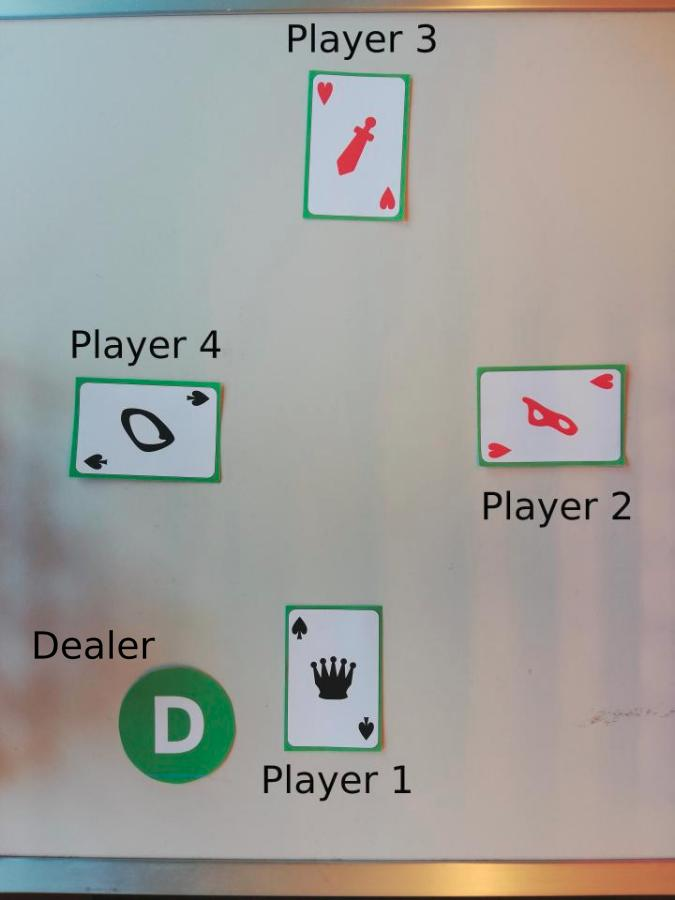
#> input picture src/media/example_round.jpg, 675 x 900 px
$ python -i card_segmentation.py   (imports and definitions only)
#> lines starting #> are read from the running program, lines starting #| are printed output that depends on the picture; after the words box and inside, x2 and y2 are one past the last pixel; in counts of white or black regions, pixels touching at a corner belong together
#> further down, picture is the input picture: shape (900, 675, 3); mean B, G, R 154.9, 159, 160
import cv2 as cv
import matplotlib.pyplot as plt
import numpy as np
# [22 lines left out: function display_image, not called in this run]

def preprocessing_new(frame):

    """
    :param frame: BGR image to segment
    :return: binary mask
    """

    # CODE HERE

    hsvImage = cv.cvtColor(frame, cv.COLOR_BGR2HSV)
#> hsvImage: shape (900, 675, 3); mean H, S, V 54.3, 33.6, 168.6

    #create NumPy arrays from the boundaries
    lower = np.asarray([36 ,25, 25])
    upper = np.asarray([85 ,255, 255])
    lower = np.array(lower, dtype = "uint8")
    upper = np.array(upper, dtype = "uint8")

	  #find the colors within the specified boundaries and apply the mask
    mask = cv.inRange(hsvImage, lower, upper)
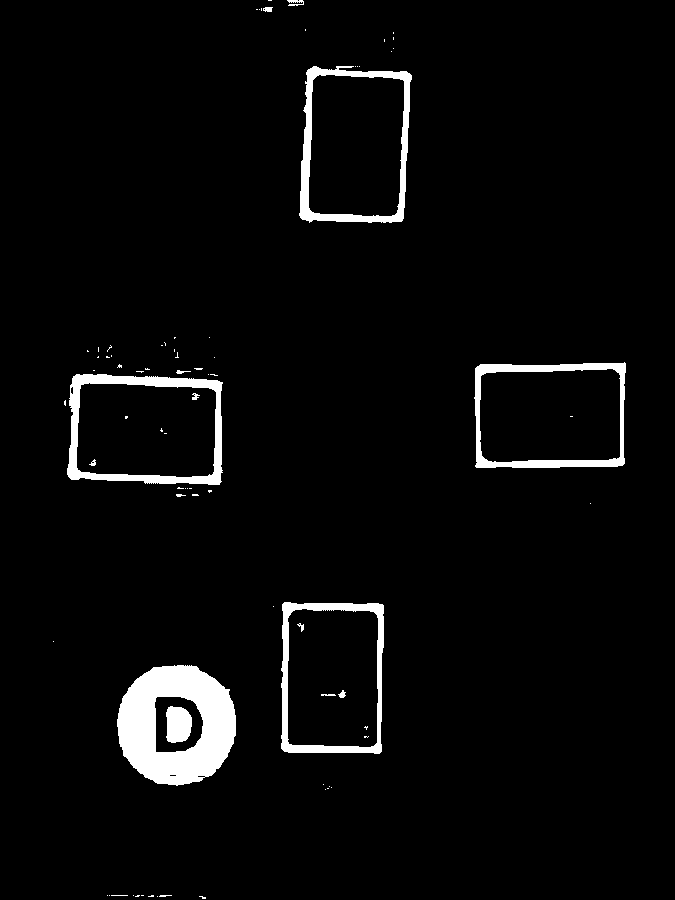
#> mask: shape (900, 675); 3.9% white; 79 white regions (64 under 20 px), largest, box (x1, y1, x2, y2) and area: (117, 665, 236, 786) 9088, (67, 374, 223, 485) 3825, (299, 66, 412, 223) 3386

    kernel = np.ones((4,4), np.uint8)
    mask = cv.morphologyEx(mask, cv.MORPH_OPEN, kernel)
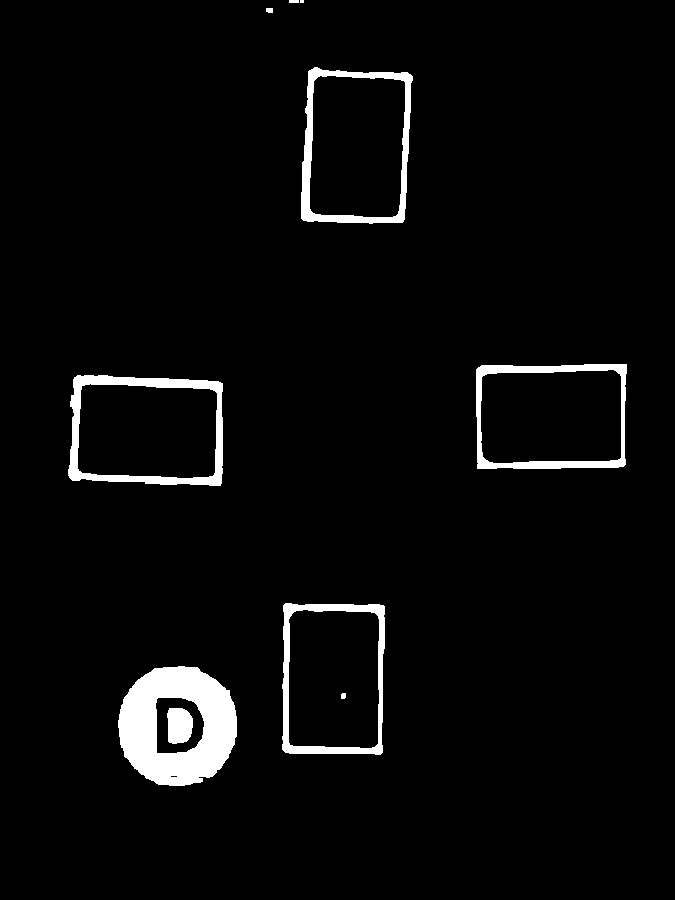
#> mask: shape (900, 675); 3.8% white; 10 white regions (1 under 20 px), largest, box (x1, y1, x2, y2) and area: (118, 666, 237, 786) 9074, (68, 375, 223, 486) 3777, (301, 67, 413, 224) 3316

    return  mask

# [157 lines left out: functions preprocessing, sort_player, card_detection, find_dealer, not called in this run]

>>> import cv2
>>> picture = cv2.imread('media/example_round.jpg')
>>> result = preprocessing_new(picture)
